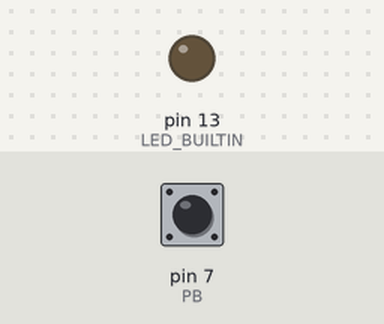
A sketch run on a simulated Arduino Uno, built with avr-gcc and run on an emulated ATmega328P. Parts: output pins drawn as LEDs (lit = HIGH). The test bench sets the inputs (shaded band); at power-on: pin 7 (PB) HIGH. Pins used as bus, display or sensor lines are not drawn.

Above: at 1.2 s.
1.3 s: pin 7 (PB) pulled LOW for 3.2 s
At 5.2 s:
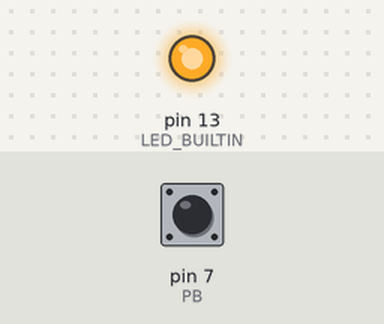
6.0 s: pin 7 (PB) pulled LOW for 0.15 s
At 6.5 s:
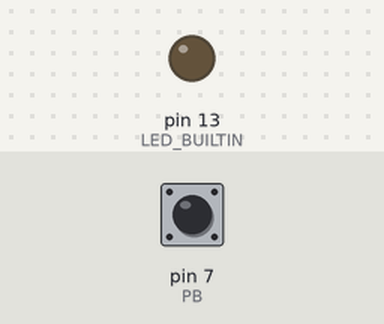
Timing chart, 0 to 9.0 s (numbered marks = the images above; inputs shaded):
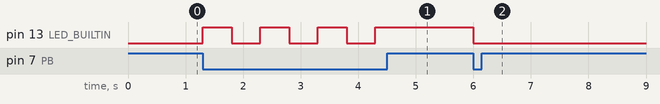

Measured:
- after the input at 1.3 s, pin 13 (LED_BUILTIN): alternates HIGH for 0.50 s and LOW for 0.50 s, 7 changes in all, then stays HIGH, starting at once
- after the input at 6.0 s, pin 13 (LED_BUILTIN): HIGH → LOW at once

The sketch:

RX_sym.ino
```cpp
#define SUMD_HEAD 0xa8
#define PB 7
#define Power_On 12
#define PPM_CHANNELS 16

//Global Variables
bool ARM = 0;
uint32_t sOutLast = 0;
static uint16_t CRC16_value;
static uint16_t PPM_Arm[PPM_CHANNELS] = { 512, 512, 512, 512, 512, 512, 512, 512 , 512, 512, 512, 512, 512, 512, 512, 512 };
static uint16_t PPM_Disarm[PPM_CHANNELS] = { 512, 512, 512, 512, 512, 512, 512, 512 , 512, 512, 512, 512, 512, 512, 512, 512 };
static uint16_t PPM_Straight[PPM_CHANNELS] = { 512, 512, 512, 512, 512, 512, 512, 512 , 512, 512, 512, 512, 512, 512, 512, 512 };

//Function Prototypes
void sendSUMDFrame(uint8_t, uint16_t);
void sumdWriteCRC(uint8_t);
void CRC16_add(uint8_t);
inline void CRC16_reset(void);
uint16_t servoBits2Us(uint16_t);


void setup() {
  pinMode(LED_BUILTIN, OUTPUT);
  pinMode(Power_On, OUTPUT);
  pinMode(PB, INPUT_PULLUP);
  Serial.begin(115200);
  digitalWrite(Power_On, HIGH);
}


void loop() {
  while(digitalRead(PB)){
  }
  ARM = !ARM;
  digitalWrite(LED_BUILTIN, ARM);
  if(ARM) {
    sendSUMDFrame(0, PPM_Arm );
    //
    //Reset CRC?
    //Disarm
  }

  delay(500);
}


void sendSUMDFrame(uint8_t failsafe, uint16_t PPM[16] )
{
  uint32_t now = micros();
  while ((now - sOutLast) < 10000) {
    now = micros();
  }

  sOutLast = now;
  CRC16_reset();
  sumdWriteCRC(SUMD_HEAD);
  sumdWriteCRC(failsafe ? 0x81 : 0x01);
  sumdWriteCRC(16);
  for (uint8_t i = 0; i < 16; i++) {
    uint16_t val = servoBits2Us(PPM[i]) << 3;
    sumdWriteCRC(val >> 8);
    sumdWriteCRC(val & 0xff);
  }
  Serial.write(CRC16_value >> 8);
  Serial.write(CRC16_value & 0xff);
}

void sumdWriteCRC(uint8_t c)
{
  Serial.write(c);
  CRC16_add(c);
}

void CRC16_add(uint8_t c) // CCITT polynome
{
  uint8_t i;
  CRC16_value ^= (uint16_t)c << 8;
  for (i = 0; i < 8; i++) {
    if (CRC16_value & 0x8000) {
      CRC16_value = (CRC16_value << 1) ^ 0x1021;
    } else {
      CRC16_value = (CRC16_value << 1);
    }
  }
}

inline void CRC16_reset(void)
{
  CRC16_value = 0;
}

uint16_t servoBits2Us(uint16_t x)
{
  uint16_t ret;

  if (x < 12) {
    ret = 808 + x * 16;
  } else if (x < 1012) {
    ret = x + 988;
  } else if (x < 1024) {
    ret = 2000 + (x - 1011) * 16;
  } else {
    ret = 2192;
  }

  return ret;
}
```
